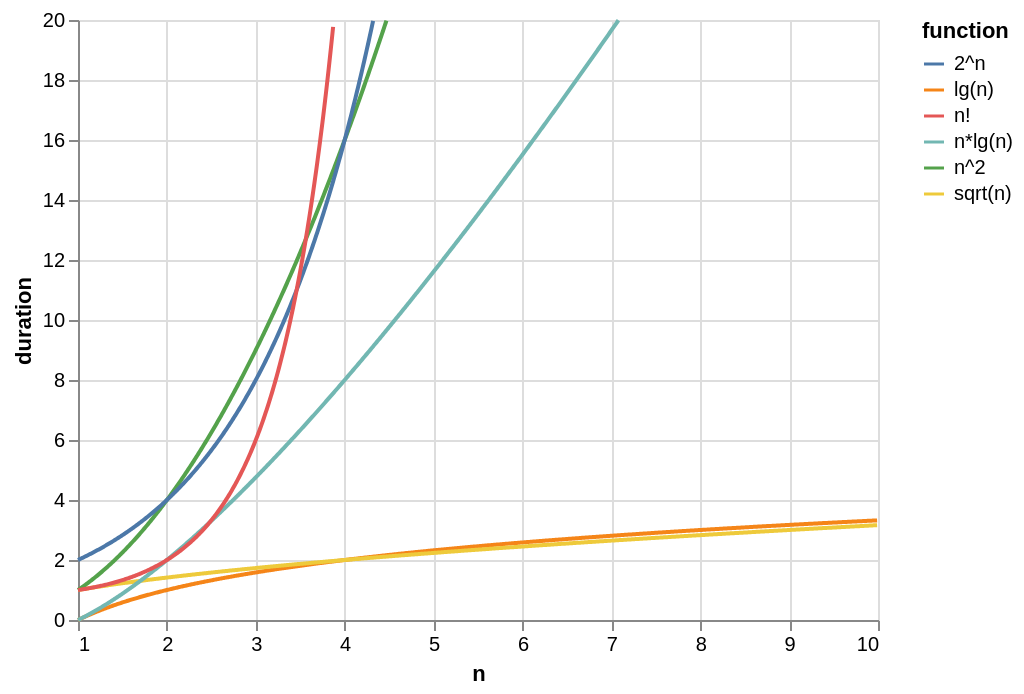

Source (notebook cell):
### Code cell
from scipy.special import factorial
import pandas as pd
import numpy as np
import altair as alt

alt.data_transformers.disable_max_rows()

funcs = {
    "lg(n)": np.log2,
    "sqrt(n)": np.sqrt,
    "n": lambda n: n,
    "n*lg(n)": lambda n: n * np.log2(n),
    "n^2": lambda n: n ** 2,
    "2^n": lambda n: 2 ** n,
    "n!": factorial,
}

x = np.arange(1, 10, 0.01)

df = pd.DataFrame({"n": x, **{k: v(x) for k, v in funcs.items()}})
df = df.applymap(lambda x: np.nan if x > 20 else x)
df = df.melt(id_vars="n")
df = df.rename({"variable": "function", "value": "duration"}, axis=1)

alt.Chart(df).mark_line().encode(
    x="n",
    y="duration",
    color="function"
)

### Figure 1 — Vega-Lite specification as saved in the notebook (floating-point values rounded to 4 significant figures; data arrays with more than 128 entries replaced by an {"elided": "..."} marker saying what was removed)
{"config": {"view": {"continuousWidth": 400, "continuousHeight": 300}}, "data": {"name": "data-34c03133a52e726aaed37530248ab50f"}, "mark": "line", "encoding": {"color": {"type": "nominal", "field": "function"}, "x": {"type": "quantitative", "field": "n"}, "y": {"type": "quantitative", "field": "duration"}}, "$schema": "https://vega.github.io/schema/vega-lite/v4.8.1.json", "datasets": {"data-34c03133a52e726aaed37530248ab50f": {"elided": "5400 records"}}}
